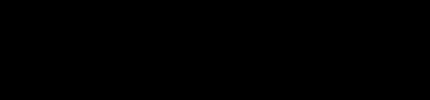
Frame 1 (no input)
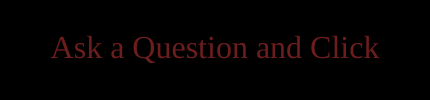
Frame 60 (no input)
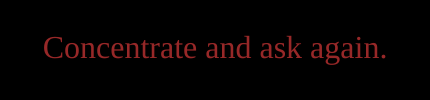
Frame 120 (the mouse pressed at the canvas centre since frame 60)

The p5.js sketch that drew these frames (run headless with seeded random() and noise() and a simulated clock; from frame 60 on, the mouse is pressed at the canvas centre):

// p5.js sketch
// ── sketch.js
var message = "Ask a Question and Click";
var alph = 0;
var choices = ["It is certain."
 ,"It is decidedly so."
 ,"Without a doubt."
 ,"Yes - definitely."
 ,"You may rely on it."
 ,"As I see it, yes."
 ,"Most likely."
 ,"Outlook good."
 ,"Yes."
 ,"Signs point to yes."
 ,"Reply hazy, try again."
 ,"Ask again later."
 ,"Better not tell you now."
 ,"Cannot predict now."
 ,"Concentrate and ask again."
 ,"Don't count on it."
 ,"My reply is no."
 ,"My sources say no."
 ,"Outlook not so good."
 ,"Very doubtful."]
function setup() {
  createCanvas(430, 100);
  textAlign(CENTER,CENTER);
  textSize(32);
  textFont("Permanent Marker");
}

function draw() {
  background(0);
  fill(222,59,59,alph);
  text(message,width/2,height/2);
  
  alph+=2.1;
  
}

function mousePressed(){
  message = choices[floor(random(1,choices.length+1))-1];
  alph = 50;
}
